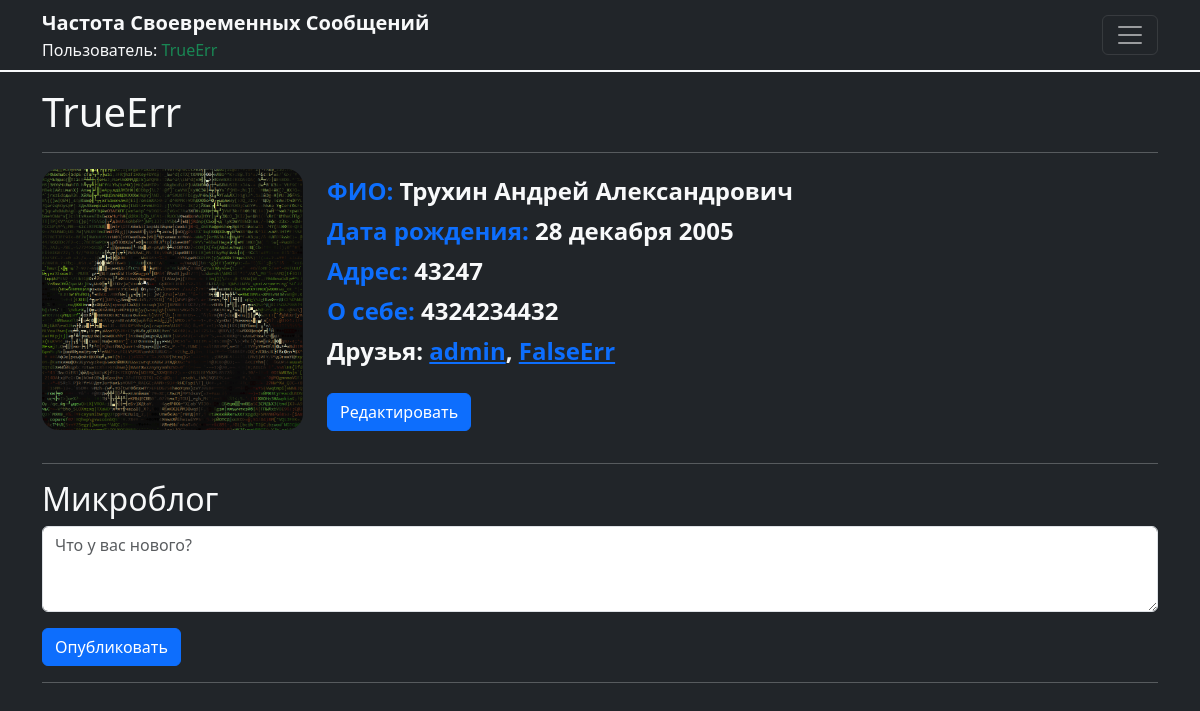
The app's page /users/profile/TrueErr/ (signed in) with its own data.
### users/models.py (models this page shows, shortened)
class User(AbstractUser):
    profile = models.TextField(blank=True)
    is_blocked = models.BooleanField(default=False)
    is_muted = models.BooleanField(default=False)
    block_until = models.DateTimeField(null=True, blank=True)
    mute_until = models.DateTimeField(null=True, blank=True)

class UserProfile(models.Model):
    user = models.OneToOneField(User, on_delete=models.CASCADE)
    full_name = models.CharField(max_length=255, blank=True)
    birth_date = models.DateField(null=True, blank=True)
    profile_picture = models.ImageField(upload_to='profile_pics/', null=True, blank=True)
    friends = models.ManyToManyField('self', symmetrical=False, blank=True, related_name='friend_set')
    address = models.CharField(max_length=255, blank=True)
    bio = models.TextField(blank=True)

### users/views.py (the view)
# urls.py: path('profile/<str:username>/', views.profile_view, name='profile'),
@login_required
def profile_view(request, username):
    user = get_object_or_404(User, username=username)
    user_profile, created = UserProfile.objects.get_or_create(user=user)
    posts = Post.objects.filter(user=user).order_by('-timestamp')
    friends = user_profile.friends.all()
    if request.method == 'POST':
        content = request.POST.get('content')
        if content:
            Post.objects.create(user=request.user, content=content)
            return redirect('profile', username=username)
        user_form = UserForm(request.POST, instance=user)
        profile_form = UserProfileForm(request.POST, request.FILES, instance=user_profile)
        if user_form.is_valid() and profile_form.is_valid():
            user_form.save()
            profile_form.save()
            messages.success(request, 'Your profile was successfully updated!')
            return redirect('profile', username=user.username)
    else:
        user_form = UserForm(instance=user)
        profile_form = UserProfileForm(instance=user_profile)
    return render(request, 'profile.html', {
        'user_form': user_form,
        'profile_form': profile_form,
        'profile_user': user,
        'friends': friends,
    })

### users/forms.py
class UserForm(forms.ModelForm):
    class Meta:
        model = User
        fields = ['first_name', 'last_name', 'email']

class UserProfileForm(forms.ModelForm):
    birth_date = forms.DateField(widget=forms.DateInput(attrs={'type': 'date'}), required=False)
    class Meta:
        model = UserProfile
        fields = ['full_name', 'birth_date', 'profile_picture', 'bio', 'address']

### templates/profile.html (shortened to what this page needs)
{% extends 'base.html' %}
{% load static %}
{% block content %}
  <h1>{{ profile_user.username }}</h1>
  <hr>
  <div class="row mb-3">
    <div class="col-md-3">
      <div class="square">
        {% if profile_user.userprofile.profile_picture %}
          <img src="{{ profile_user.userprofile.profile_picture.url }}" class="img-fluid rounded-4" alt="Изображение профиля">
        {% else %}
          <img src="{% static 'img/default_profile_picture.png' %}" class="img-fluid rounded-4" alt="Стандартное изображение профиля">
        {% endif %}
      </div>
    </div>
    <div class="col-md-9">
      <p class="fs-4 fw-bold my-1"><span class="text-primary">ФИО:</span> <span class="{% if profile_user.userprofile.full_name %} text-light {% else %} text-danger {% endif %}">{{ profile_user.userprofile.full_name|default:"отсутствует" }}</span></p>
      <p class="fs-4 fw-bold my-1"><span class="text-primary">Дата рождения:</span> <span class="{% if profile_user.userprofile.birth_date %} text-light {% else %} text-danger {% endif %}">{{ profile_user.userprofile.birth_date|date:"d E Y"|default:"отсутствует" }}</span></p>
      <p class="fs-4 fw-bold my-1"><span class="text-primary">Адрес:</span> <span class="{% if profile_user.userprofile.address %} text-light {% else %} text-danger {% endif %}">{{ profile_user.userprofile.address|default:"отсутствует" }}</span></p>
      <p class="fs-4 fw-bold my-1"><span class="text-primary">О себе:</span> <span class="{% if profile_user.userprofile.bio %} text-light {% else %} text-danger {% endif %}">{{ profile_user.userprofile.bio|default:"отсутствует" }}</span></p>
      <p class="fs-4 fw-bold my-1">Друзья:
        {% if friends %}
          {% for friend in friends %}
            <a href="{% url 'profile' friend.user.username %}">{{ friend.user.username }}</a>{% if not forloop.last %}, {% endif %}
          {% endfor %}
        {% else %}
          <span class="text-danger">Нет друзей</span>
        {% endif %}
      </p>
      {% if user == profile_user %}
        <div class="col-12 mt-4">
          <p><a class="btn btn-primary text-decoration-none" href="{% url 'edit_profile' %}">Редактировать</a></p>
        </div>
      {% else %}
        <div class="">
          <a href="{% url 'add_friend' profile_user.username %}" class="btn btn-primary mt-3">Добавить в друзья</a>
          <a href="{% url 'send_message' profile_user.username %}" class="btn btn-secondary mt-3">Написать сообщение</a>
        </div>
      {% endif %}
    </div>
  </div>
  <hr>
  <h2>Микроблог</h2>
  <form method="post">
    <div class="mb-3">
      <textarea name="content" class="form-control" rows="3" placeholder="Что у вас нового?"></textarea>
    </div>
    <button type="submit" class="btn btn-primary">Опубликовать</button>
  </form>
  <hr>
{% endblock %}

### templates/base.html (shortened to what this page needs)
{% load static %}
<!doctype html>
<html lang="ru">
<head>
  <link href="https://cdn.jsdelivr.net/npm/bootstrap@5.3.3/dist/css/bootstrap.min.css" rel="stylesheet"
>
  <link rel="stylesheet" href="{% static 'css/style.css' %}">
</head>
<body class="bg-dark text-light">
  <header class="header">
    <nav class="navbar navbar-dark bg-dark border-bottom border-2 border-light">
      <div class="container">
        <div>
          <a class="text-logo-FTM text-decoration-none text-light fs-5 fw-bold" href="{% url 'home' %}">Частота Своевременных Сообщений</a>
          <div class="">
            <span class="text-light">Пользователь:</span>
            {% if user.is_authenticated %}
              <a class="text-decoration-none text-success" href="{% url 'profile' user.username %}">{{ user }}</a>
            {% else %}
              <span class="text-danger">не авторизирован</span>
            {% endif %}
          </div>
        </div>
        <button class="navbar-toggler " type="button" data-bs-toggle="offcanvas" data-bs-target="#offcanvasDarkNavbar" aria-controls="offcanvasDarkNavbar" aria-label="Переключить навигацию">
          <span class="navbar-toggler-icon"></span>
        </button>
      </div>
    </nav>
  </header>
  <div class="container mt-3">
    {% block content %}
    {% endblock %}
  </div>
</body>
</html>

### static/css/style.css (style rules this page uses)
.square { width: 100%; padding-top: 100%; position: relative; }
.square img { position: absolute; top: 0; left: 0; width: 100%; height: 100%; object-fit: cover; border-radius: 50%; }

### records on screen
User: username "TrueErr", userprofile.profile_picture (picture), userprofile.full_name "Трухин Андрей Александрович", userprofile.birth_date "28 декабря 2005", userprofile.address "43247", userprofile.bio "4324234432"
UserProfile: user.username "admin"
UserProfile: user.username "FalseErr"
